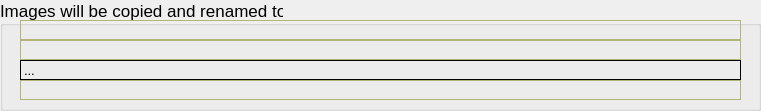
  <widget class="QGroupBox" name="seqGroupBox">
   <property name="geometry">
    <rect>
     <x>20</x>
     <y>510</y>
     <width>761</width>
     <height>111</height>
    </rect>
   </property>
   <property name="minimumSize">
    <size>
     <width>381</width>
     <height>0</height>
    </size>
   </property>
   <property name="font">
    <font>
     <pointsize>13</pointsize>
    </font>
   </property>
   <property name="toolTip">
    <string/>
   </property>
   <property name="title">
    <string>Images will be copied and renamed to</string>
   </property>
   <widget class="QLabel" name="folderPathLabel">
    <property name="geometry">
     <rect>
      <x>20</x>
      <y>20</y>
      <width>721</width>
      <height>20</height>
     </rect>
    </property>
    <property name="palette">
     <palette>
      <active>
       <colorrole role="WindowText">
        <brush brushstyle="SolidPattern">
         <color alpha="255">
          <red>180</red>
          <green>180</green>
          <blue>120</blue>
         </color>
        </brush>
       </colorrole>
       <colorrole role="Text">
        <brush brushstyle="SolidPattern">
         <color alpha="255">
          <red>180</red>
          <green>180</green>
          <blue>120</blue>
         </color>
        </brush>
       </colorrole>
       <colorrole role="ButtonText">
        <brush brushstyle="SolidPattern">
         <color alpha="255">
          <red>180</red>
          <green>180</green>
          <blue>120</blue>
         </color>
        </brush>
       </colorrole>
       <colorrole role="PlaceholderText">
        <brush brushstyle="NoBrush">
         <color alpha="128">
          <red>180</red>
          <green>180</green>
          <blue>120</blue>
         </color>
        </brush>
       </colorrole>
      </active>
      <inactive>
       <colorrole role="WindowText">
        <brush brushstyle="SolidPattern">
         <color alpha="255">
          <red>180</red>
          <green>180</green>
          <blue>120</blue>
         </color>
        </brush>
       </colorrole>
       <colorrole role="Text">
        <brush brushstyle="SolidPattern">
         <color alpha="255">
          <red>180</red>
          <green>180</green>
          <blue>120</blue>
         </color>
        </brush>
       </colorrole>
       <colorrole role="ButtonText">
        <brush brushstyle="SolidPattern">
         <color alpha="255">
          <red>180</red>
          <green>180</green>
          <blue>120</blue>
         </color>
        </brush>
       </colorrole>
       <colorrole role="PlaceholderText">
        <brush brushstyle="NoBrush">
         <color alpha="128">
          <red>180</red>
          <green>180</green>
          <blue>120</blue>
         </color>
        </brush>
       </colorrole>
      </inactive>
      <disabled>
       <colorrole role="WindowText">
        <brush brushstyle="SolidPattern">
         <color alpha="255">
          <red>180</red>
          <green>180</green>
          <blue>120</blue>
         </color>
        </brush>
       </colorrole>
       <colorrole role="Text">
        <brush brushstyle="SolidPattern">
         <color alpha="255">
          <red>180</red>
          <green>180</green>
          <blue>120</blue>
         </color>
        </brush>
       </colorrole>
       <colorrole role="ButtonText">
        <brush brushstyle="SolidPattern">
         <color alpha="255">
          <red>180</red>
          <green>180</green>
          <blue>120</blue>
         </color>
        </brush>
       </colorrole>
       <colorrole role="PlaceholderText">
        <brush brushstyle="NoBrush">
         <color alpha="128">
          <red>180</red>
          <green>180</green>
          <blue>120</blue>
         </color>
        </brush>
       </colorrole>
      </disabled>
     </palette>
    </property>
    <property name="font">
     <font>
      <pointsize>10</pointsize>
     </font>
    </property>
    <property name="toolTip">
     <string/>
    </property>
    <property name="styleSheet">
     <string notr="true">color:rgb(180,180,120)</string>
    </property>
    <property name="frameShape">
     <enum>QFrame::Box</enum>
    </property>
    <property name="text">
     <string/>
    </property>
   </widget>
   <widget class="QLabel" name="folderPathLabel_2">
    <property name="geometry">
     <rect>
      <x>20</x>
      <y>40</y>
      <width>721</width>
      <height>20</height>
     </rect>
    </property>
    <property name="palette">
     <palette>
      <active>
       <colorrole role="WindowText">
        <brush brushstyle="SolidPattern">
         <color alpha="255">
          <red>180</red>
          <green>180</green>
          <blue>120</blue>
         </color>
        </brush>
       </colorrole>
       <colorrole role="Text">
        <brush brushstyle="SolidPattern">
         <color alpha="255">
          <red>180</red>
          <green>180</green>
          <blue>120</blue>
         </color>
        </brush>
       </colorrole>
       <colorrole role="ButtonText">
        <brush brushstyle="SolidPattern">
         <color alpha="255">
          <red>180</red>
          <green>180</green>
          <blue>120</blue>
         </color>
        </brush>
       </colorrole>
       <colorrole role="PlaceholderText">
        <brush brushstyle="NoBrush">
         <color alpha="128">
          <red>180</red>
          <green>180</green>
          <blue>120</blue>
         </color>
        </brush>
       </colorrole>
      </active>
      <inactive>
       <colorrole role="WindowText">
        <brush brushstyle="SolidPattern">
         <color alpha="255">
          <red>180</red>
          <green>180</green>
          <blue>120</blue>
         </color>
        </brush>
       </colorrole>
       <colorrole role="Text">
        <brush brushstyle="SolidPattern">
         <color alpha="255">
          <red>180</red>
          <green>180</green>
          <blue>120</blue>
         </color>
        </brush>
       </colorrole>
       <colorrole role="ButtonText">
        <brush brushstyle="SolidPattern">
         <color alpha="255">
          <red>180</red>
          <green>180</green>
          <blue>120</blue>
         </color>
        </brush>
       </colorrole>
       <colorrole role="PlaceholderText">
        <brush brushstyle="NoBrush">
         <color alpha="128">
          <red>180</red>
          <green>180</green>
          <blue>120</blue>
         </color>
        </brush>
       </colorrole>
      </inactive>
      <disabled>
       <colorrole role="WindowText">
        <brush brushstyle="SolidPattern">
         <color alpha="255">
          <red>180</red>
          <green>180</green>
          <blue>120</blue>
         </color>
        </brush>
       </colorrole>
       <colorrole role="Text">
        <brush brushstyle="SolidPattern">
         <color alpha="255">
          <red>180</red>
          <green>180</green>
          <blue>120</blue>
         </color>
        </brush>
       </colorrole>
       <colorrole role="ButtonText">
        <brush brushstyle="SolidPattern">
         <color alpha="255">
          <red>180</red>
          <green>180</green>
          <blue>120</blue>
         </color>
        </brush>
       </colorrole>
       <colorrole role="PlaceholderText">
        <brush brushstyle="NoBrush">
         <color alpha="128">
          <red>180</red>
          <green>180</green>
          <blue>120</blue>
         </color>
        </brush>
       </colorrole>
      </disabled>
     </palette>
    </property>
    <property name="font">
     <font>
      <pointsize>10</pointsize>
     </font>
    </property>
    <property name="toolTip">
     <string/>
    </property>
    <property name="styleSheet">
     <string notr="true">color:rgb(180,180,120)</string>
    </property>
    <property name="frameShape">
     <enum>QFrame::Box</enum>
    </property>
    <property name="text">
     <string/>
    </property>
   </widget>
   <widget class="QLabel" name="folderPathLabel_3">
    <property name="geometry">
     <rect>
      <x>20</x>
      <y>60</y>
      <width>721</width>
      <height>20</height>
     </rect>
    </property>
    <property name="palette">
     <palette>
      <active>
       <colorrole role="Text">
        <brush brushstyle="SolidPattern">
         <color alpha="255">
          <red>0</red>
          <green>0</green>
          <blue>0</blue>
         </color>
        </brush>
       </colorrole>
       <colorrole role="PlaceholderText">
        <brush brushstyle="NoBrush">
         <color alpha="128">
          <red>0</red>
          <green>0</green>
          <blue>0</blue>
         </color>
        </brush>
       </colorrole>
      </active>
      <inactive>
       <colorrole role="Text">
        <brush brushstyle="SolidPattern">
         <color alpha="255">
          <red>0</red>
          <green>0</green>
          <blue>0</blue>
         </color>
        </brush>
       </colorrole>
       <colorrole role="PlaceholderText">
        <brush brushstyle="NoBrush">
         <color alpha="128">
          <red>0</red>
          <green>0</green>
          <blue>0</blue>
         </color>
        </brush>
       </colorrole>
      </inactive>
      <disabled>
       <colorrole role="Text">
        <brush brushstyle="SolidPattern">
         <color alpha="255">
          <red>120</red>
          <green>120</green>
          <blue>120</blue>
         </color>
        </brush>
       </colorrole>
       <colorrole role="PlaceholderText">
        <brush brushstyle="NoBrush">
         <color alpha="128">
          <red>0</red>
          <green>0</green>
          <blue>0</blue>
         </color>
        </brush>
       </colorrole>
      </disabled>
     </palette>
    </property>
    <property name="font">
     <font>
      <pointsize>10</pointsize>
     </font>
    </property>
    <property name="toolTip">
     <string/>
    </property>
    <property name="frameShape">
     <enum>QFrame::Box</enum>
    </property>
    <property name="text">
     <string>...</string>
    </property>
   </widget>
   <widget class="QLabel" name="folderPathLabel_4">
    <property name="geometry">
     <rect>
      <x>20</x>
      <y>80</y>
      <width>721</width>
      <height>20</height>
     </rect>
    </property>
    <property name="palette">
     <palette>
      <active>
       <colorrole role="WindowText">
        <brush brushstyle="SolidPattern">
         <color alpha="255">
          <red>180</red>
          <green>180</green>
          <blue>120</blue>
         </color>
        </brush>
       </colorrole>
       <colorrole role="Text">
        <brush brushstyle="SolidPattern">
         <color alpha="255">
          <red>180</red>
          <green>180</green>
          <blue>120</blue>
         </color>
        </brush>
       </colorrole>
       <colorrole role="ButtonText">
        <brush brushstyle="SolidPattern">
         <color alpha="255">
          <red>180</red>
          <green>180</green>
          <blue>120</blue>
         </color>
        </brush>
       </colorrole>
       <colorrole role="PlaceholderText">
        <brush brushstyle="NoBrush">
         <color alpha="128">
          <red>180</red>
          <green>180</green>
          <blue>120</blue>
         </color>
        </brush>
       </colorrole>
      </active>
      <inactive>
       <colorrole role="WindowText">
        <brush brushstyle="SolidPattern">
         <color alpha="255">
          <red>180</red>
          <green>180</green>
          <blue>120</blue>
         </color>
        </brush>
       </colorrole>
       <colorrole role="Text">
        <brush brushstyle="SolidPattern">
         <color alpha="255">
          <red>180</red>
          <green>180</green>
          <blue>120</blue>
         </color>
        </brush>
       </colorrole>
       <colorrole role="ButtonText">
        <brush brushstyle="SolidPattern">
         <color alpha="255">
          <red>180</red>
          <green>180</green>
          <blue>120</blue>
         </color>
        </brush>
       </colorrole>
       <colorrole role="PlaceholderText">
        <brush brushstyle="NoBrush">
         <color alpha="128">
          <red>180</red>
          <green>180</green>
          <blue>120</blue>
         </color>
        </brush>
       </colorrole>
      </inactive>
      <disabled>
       <colorrole role="WindowText">
        <brush brushstyle="SolidPattern">
         <color alpha="255">
          <red>180</red>
          <green>180</green>
          <blue>120</blue>
         </color>
        </brush>
       </colorrole>
       <colorrole role="Text">
        <brush brushstyle="SolidPattern">
         <color alpha="255">
          <red>180</red>
          <green>180</green>
          <blue>120</blue>
         </color>
        </brush>
       </colorrole>
       <colorrole role="ButtonText">
        <brush brushstyle="SolidPattern">
         <color alpha="255">
          <red>180</red>
          <green>180</green>
          <blue>120</blue>
         </color>
        </brush>
       </colorrole>
       <colorrole role="PlaceholderText">
        <brush brushstyle="NoBrush">
         <color alpha="128">
          <red>180</red>
          <green>180</green>
          <blue>120</blue>
         </color>
        </brush>
       </colorrole>
      </disabled>
     </palette>
    </property>
    <property name="font">
     <font>
      <pointsize>10</pointsize>
     </font>
    </property>
    <property name="toolTip">
     <string/>
    </property>
    <property name="styleSheet">
     <string notr="true">color:rgb(180,180,120)</string>
    </property>
    <property name="frameShape">
     <enum>QFrame::Box</enum>
    </property>
    <property name="text">
     <string/>
    </property>
   </widget>
  </widget>
